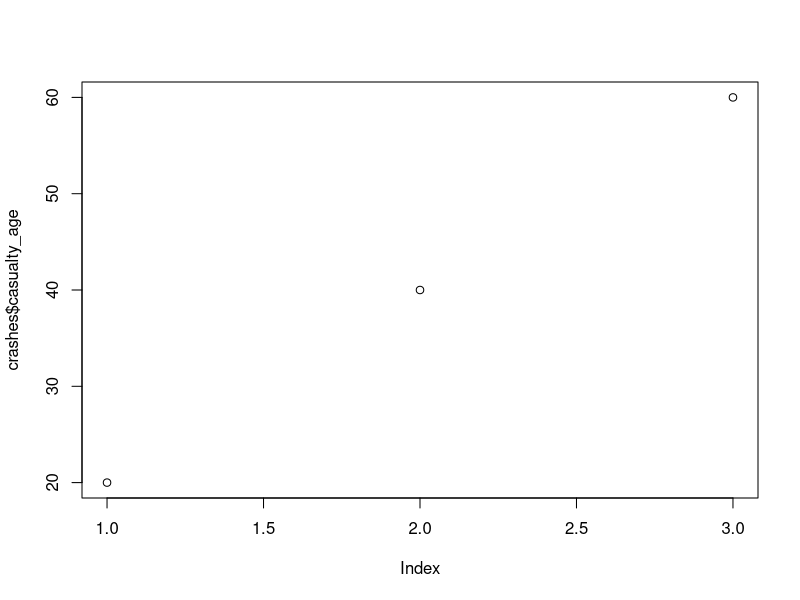
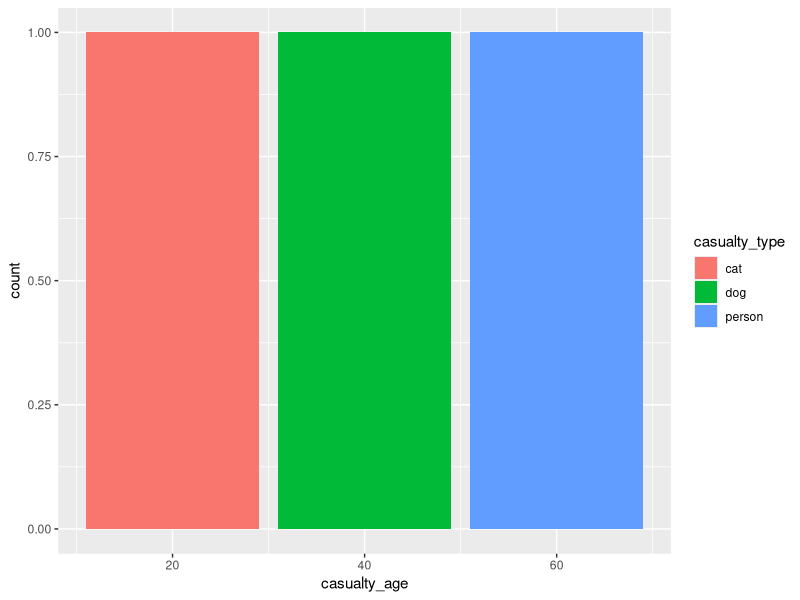

Reproduce these figures in R, in order.
## ---- chunk 1
#| results: hide
# load packages
library(tidyverse)
## ---- chunk 2
casualty_type = c("cat", "dog", "person")
casualty_age = seq(from = 20, to = 60, by = 20)
crashes = data.frame(casualty_type, casualty_age)
plot(crashes$casualty_age)
## ---- chunk 3
crashes$casualty_type
crashes[[1]]
crashes[2,1]
## ---- chunk 4
crashes |>
  select(casualty_type)

crashes |> 
  filter(casualty_age > 35)

crashes |> 
  filter(casualty_age-20 > 35)

crashes |>
  ggplot() +
  geom_bar(aes(x = casualty_age, fill = casualty_type))
